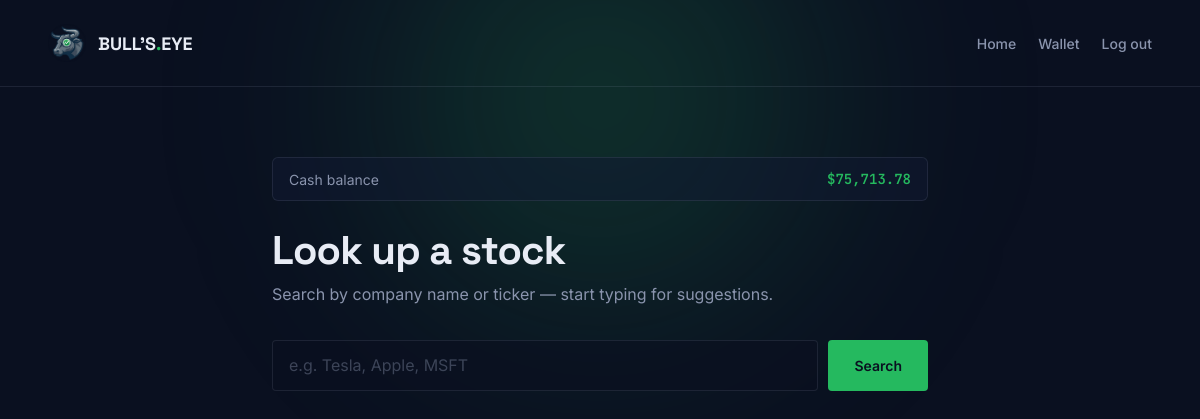
Page /search (signed in) on the earlier database version.
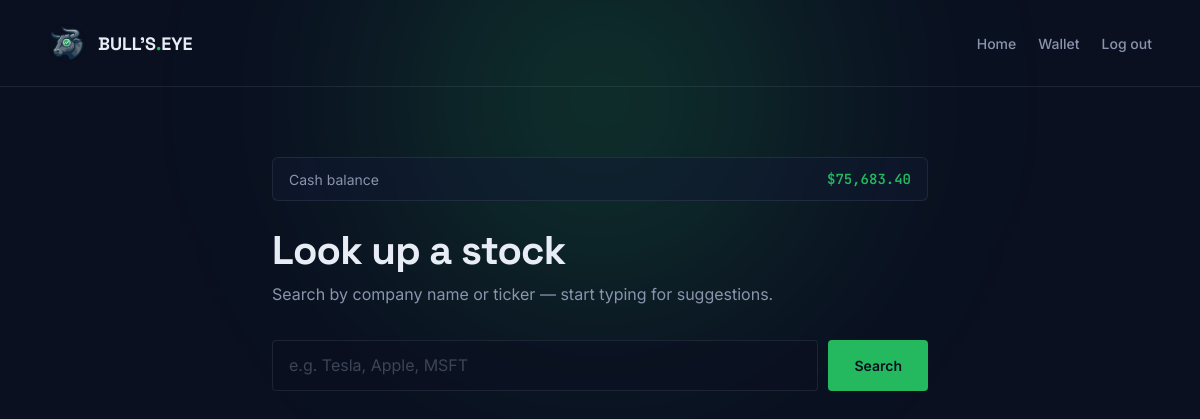
Same page on the later database version.
### tables this page shows
CREATE TABLE wallets (
                user_id INTEGER PRIMARY KEY,
                balance_usd REAL NOT NULL DEFAULT 0,
                FOREIGN KEY (user_id) REFERENCES users(id)
            );

### website.py (the view, shortened to what this page needs)
@app.route("/search")
def search():
    if "user_id" not in session:
        return redirect(url_for("login"))
    ticker = request.args.get("ticker", "").strip()
    period = request.args.get("period", "1y").strip()
    result = None
    history = None
    error = None
    wallet_service.ensure_wallet(session["user_id"])
    w = wallet_service.get_wallet(session["user_id"])
    shares_owned = 0.0
    transactions = []
    if result:
        shares_owned = wallet_service.get_shares(session["user_id"], result["ticker"])
        transactions = wallet_service.get_transactions(session["user_id"], result["ticker"])
    return render_template(
        "search.html",
        name=session.get("user_name"),
        ticker=ticker,
        result=result,
        history=history,
        period=period,
        error=error,
        balance=w["balance_usd"] if w else 0.0,
        shares_owned=shares_owned,
        transactions=transactions,
    )

### wallet.py (called while the page is built)
    def get_db(self):
        conn = sqlite3.connect(self.DB_PATH)
        conn.row_factory = sqlite3.Row
        return conn

    def ensure_wallet(self, user_id):
        with self.get_db() as conn:
            row = conn.execute(
                "SELECT 1 FROM wallets WHERE user_id = ?", (user_id,)
            ).fetchone()
            if row is None:
                conn.execute(
                    "INSERT INTO wallets (user_id, balance_usd) VALUES (?, ?)",
                    (user_id, self.STARTING_BALANCE),
                )

    def get_wallet(self, user_id):
        with self.get_db() as conn:
            row = conn.execute(
                "SELECT balance_usd FROM wallets WHERE user_id = ?",
                (user_id,),
            ).fetchone()
        if row is None:
            return None
        return {"balance_usd": float(row["balance_usd"])}

### templates/search.html (shortened to what this page needs)
<!DOCTYPE html>
<html lang="en">
<head>
</head>
<body>
<nav>
  <a href="{{ url_for('home') }}" class="brand">
    <img src="{{ url_for('static', filename='logo.png') }}" alt="Bull's Eye Logo">
    <span class="brand-text">BULL'S<span class="dot">.</span>EYE</span>
  </a>
  <div class="nav-right">
    <a href="{{ url_for('home') }}">Home</a>
    <a href="{{ url_for('wallet_page') }}">Wallet</a>
    <a href="{{ url_for('logout') }}">Log out</a>
  </div>
</nav>
<main>
  <div class="balance-bar">
    <span class="label">Cash balance</span>
    <span class="value">${{ "{:,.2f}".format(balance) }}</span>
  </div>
  <h1>Look up a stock</h1>
  <p class="lede">Search by company name or ticker — start typing for suggestions.</p>
  <form class="search-form" method="GET" action="{{ url_for('search') }}">
    <input type="text" name="ticker" value="{{ ticker or '' }}" placeholder="e.g. Tesla, Apple, MSFT" autocomplete="off" autofocus required data-autocomplete>
    <button type="submit">Search</button>
  </form>
</main>
</body>
</html>

### templates/search.html (style rules this page uses)
:root { --bg: #0a1020; --ink: #e8ecf5; --ink-dim: #8a94ad; --accent: #25b95f; --accent-glow: rgba(37, 185, 95, 0.25); --danger: #ff6b6b; --line: rgba(138, 148, 173, 0.15); --panel: rgba(17, 25, 50, 0.5); }
* { margin: 0; padding: 0; box-sizing: border-box; }
html, body { background: var(--bg); color: var(--ink); font-family: 'Inter', sans-serif; min-height: 100vh; -webkit-font-smoothing: antialiased; }
body::before { content: ''; position: fixed; width: 700px; height: 700px; border-radius: 50%; background: radial-gradient(circle, var(--accent-glow) 0%, transparent 65%); filter: blur(90px); top: -250px; left: 50%; transform: translateX(-50%); z-index: 0; pointer-events: none; }
nav { position: relative; z-index: 2; display: flex; justify-content: space-between; align-items: center; padding: 24px 48px; border-bottom: 1px solid var(--line); }
.brand { display: flex; align-items: center; gap: 12px; text-decoration: none; color: var(--ink); }
.brand img { width: 38px; height: 38px; }
.brand-text { font-family: 'Space Grotesk', sans-serif; font-weight: 700; font-size: 18px; }
.brand-text .dot { color: var(--accent); }
.nav-right { display: flex; align-items: center; gap: 22px; }
.nav-right a { color: var(--ink-dim); text-decoration: none; font-size: 14px; font-weight: 500; transition: color 0.2s; }
main { position: relative; z-index: 1; max-width: 720px; margin: 0 auto; padding: 70px 32px 60px; }
h1 { font-family: 'Space Grotesk', sans-serif; font-weight: 700; font-size: clamp(28px, 4vw, 40px); letter-spacing: -0.02em; margin-bottom: 8px; }
.lede { color: var(--ink-dim); font-size: 16px; margin-bottom: 36px; }
.search-form { display: flex; gap: 10px; margin-bottom: 32px; }
.search-form input { flex: 1; background: rgba(10, 16, 32, 0.6); border: 1px solid var(--line); color: var(--ink); font-family: 'JetBrains Mono', monospace; font-size: 16px; font-weight: 500; padding: 14px 16px; border-radius: 4px; outline: none; text-transform: uppercase; transition: border-color 0.2s, box-shadow 0.2s; }
.search-form input::placeholder { color: rgba(138, 148, 173, 0.4); text-transform: none; font-family: 'Inter', sans-serif; font-weight: 400; }
.search-form button { padding: 0 26px; background: var(--accent); color: var(--bg); border: none; border-radius: 4px; font-family: 'Inter', sans-serif; font-weight: 600; font-size: 14px; cursor: pointer; transition: all 0.25s ease; }
.balance-bar { display: flex; justify-content: space-between; align-items: center; background: var(--panel); border: 1px solid var(--line); border-radius: 6px; padding: 12px 16px; margin-bottom: 24px; font-size: 14px; }
.balance-bar .label { color: var(--ink-dim); }
.balance-bar .value { font-family: 'JetBrains Mono', monospace; font-weight: 600; color: var(--accent); }

Differences in the rows shown:
changed wallets: balance_usd "75,713.78" → "75,683.40"
